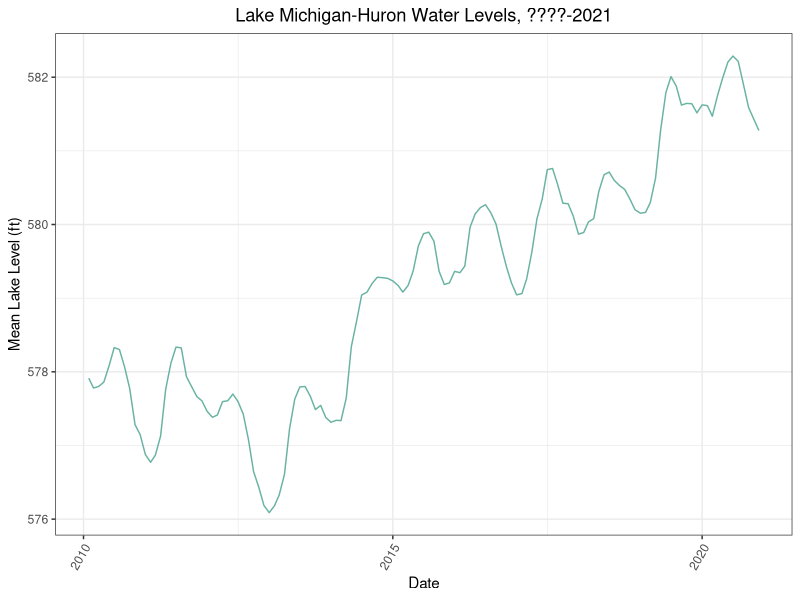

Recreate this plot in R. (Note: this script raises an error after producing the figure.)
## ---- chunk 1
knitr::opts_chunk$set(
	echo = TRUE,
	warning = FALSE,
	message = FALSE,
	include = TRUE,
	comment='',
	fig.align = "center"
)
## ---- chunk 2
opar = par()
library(tidyverse)

generate_aic_table=function(data, P, Q, D=0, ...){
	table=matrix(NA, (P+1), (Q+1))
	for(p in 0:P) {
		for(q in 0:Q) {
		  table[p + 1,q + 1] = arima(data, order = c(p, D, q), ...)$aic
		}
	}
	dimnames(table) = list(paste("AR", 0:P, sep=""), paste("MA", 0:Q, sep=""))
  table
}

format_aic_tables = function(table, ...) {
  min_idx = which(table == min(table), arr.ind = TRUE)
  table %>% 
    knitr::kable(
      format = "html", digits = 2, escape = TRUE, ...
    ) %>%
    kableExtra::row_spec(row = 0, align = 'c') %>%
    kableExtra::column_spec(column = 1, bold = TRUE) %>%
    kableExtra::kable_styling("striped", full_width = FALSE) %>%
    kableExtra::add_footnote(sprintf(
      "Model with the lowest AIC: %s %s, AIC = %4.2f\n",
      rownames(table)[min_idx[1, 1]], colnames(table)[min_idx[1, 2]],
      min(table)
    ))
}

generate_acf_qqplot = function(model) {
  par(mfrow = c(1, 2))
  acf(model$resid, na.action = na.pass, 
      main = "Autocorrelation function estimation")
  qqnorm(as.numeric(model$resid))
  qqline(as.numeric(model$resid))
  par(opar)
}
## ---- chunk 3
## reading in and formatting data

months = c(1:12)
names(months) = c("Jan", "Feb", "Mar", "Apr", "May", "Jun", "Jul", "Aug", "Sep", "Oct", "Nov", "Dec")

data = read.csv('michigan_huron_level.csv')
date_labels = substr(data$Date, 1, nchar(data$Date) - 3)
data$Date = as.Date(data$Date)
## ---- chunk 4
data %>%
  ggplot(aes(Date, MSL..ft.)) + 
      theme_bw() +
      geom_line(color="#69b3a2") +
      # scale_color_brewer(palette = "Set3") +
      ggtitle('Lake Michigan-Huron Water Levels, ????-2021') +
      ylab("Mean Lake Level (ft)") +
      theme(axis.text.x=element_text(angle=60, hjust=1), plot.title=
            element_text(hjust=0.5)) 
## ---- chunk 5
plot(ts.union(ts_price, ts_import))
## ---- chunk 6
stl(ts_price, s.window = "periodic") %>% plot
## ---- chunk 7
# transform Date to numeric type
date_num = seq(from = 1970 + 5/12, length = nrow(wheat_price), by = 1/12)

price = data$
p_low = ts(loess(price ~ date_num, span = 0.5)$fitted, 
           start = c(1970, 6), frequency = 12)
p_high = ts(price - loess(price ~ date_num, span = 0.1)$fitted, 
            start = c(1970, 6), frequency = 12)
p_cycles = price - p_low - p_high
plot(ts.union(price, p_low, p_high, p_cycles),
     main = "Decomposition of wheat prices as trend + noise + cycles")
## ---- chunk 8
attach(wheat_allvar)

## Model 1: ARMA
generate_aic_table(Price, P=5, Q=5, D=0) %>% 
  format_aic_tables(caption = "AIC of $ARMA(p, q)$ models, $0 \\leq p, q \\leq 5$")
m1 = arima(Price, c(5, 0, 4))
generate_acf_qqplot(m1)
params = coef(m1)
roots = list(
  ar = polyroot(c(1, -params[grep("^ar", names(params))])),
  ma = polyroot(c(1, params[grep("^ma", names(params))]))
)
lapply(roots, abs)


## Model 2: ARIMA
generate_aic_table(Price, P=5, Q=5, D=1) %>% 
  format_aic_tables(caption = "AIC of $ARIMA(p, 1, q)$ models, $0 \\leq p, q \\leq 5$")
m2 = arima(Price, c(5, 1, 4))
generate_acf_qqplot(m2)
params = coef(m2)
roots = list(
  ar = polyroot(c(1, -params[grep("^ar", names(params))])),
  ma = polyroot(c(1, params[grep("^ma", names(params))]))
)
lapply(roots, abs)
## ---- chunk 9
## Model 3: SARMA
# generate_aic_table(
#   Price, P=5, Q=5, D=0,
#   seasonal = list(order = c(1, 0, 0), period = 12)
# ) %>%
#   format_aic_tables(caption = "AIC of $SARMA(p, q) \\times (1, 0)_{12}$ models, $0 \\leq p, q \\leq 5$")
m3 = arima(Price, c(5, 0, 5), seasonal = list(order = c(1, 0, 0), period = 12))
generate_acf_qqplot(m3)


## Model 4: Regression with ARMA errors
generate_aic_table(Price, P=5, Q=5, D=0, xreg = Import) %>% 
  format_aic_tables(caption = "AIC of Regression with $ARMA(p, q)$ errors, $0 \\leq p, q \\leq 5$")
m4 = arima(Price, c(5, 0, 5), xreg = Import)
generate_acf_qqplot(m4)


detach(wheat_allvar)
## ---- chunk 10
## plotting out fitted values
plot(wheat_allvar$Price, type = "l")
lines(wheat_allvar$Price - m1$resid, lty = 2, col = "red")
lines(wheat_allvar$Price - m2$resid, lty = 2, col = "green")
